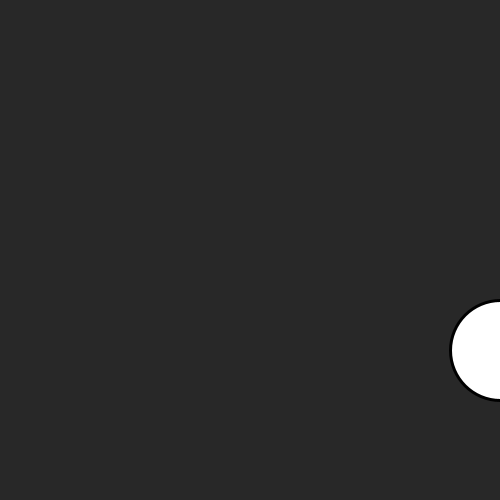
Frame 1 (no input)
Frame 60 (the mouse pressed at the canvas centre just before this capture): identical to frame 1, image omitted
Frame 120 (the mouse held since frame 60 and released just before this capture): identical to frame 1, image omitted

The Processing sketch that drew this single still picture (run headless with seeded random() and noise(); from frame 60 on, the mouse is pressed at the canvas centre):

// Processing sketch: variable_
// ── variable_.pde
int positionX, count;  //set as global variable

void setup() {
  size(500, 500);
  strokeWeight(3);
  positionX = width;  //set default point
  count = 0;   //set default counter values
}

void draw() {
  background(40);   //draw gray background
  ellipse(positionX, 350, 100, 100);  //draw every time in positionX that change
  if ( keyPressed ) {  //if keypress
    if (key==' ') {    // space bar
      positionX = width;   //set starter position
      count = 30;      //counter variable 
    }
  } else if (count != 0) {  //if counter isn't  end of values
    count -= 1;   //decrease
    positionX -= 13;   //move position
  }
}
